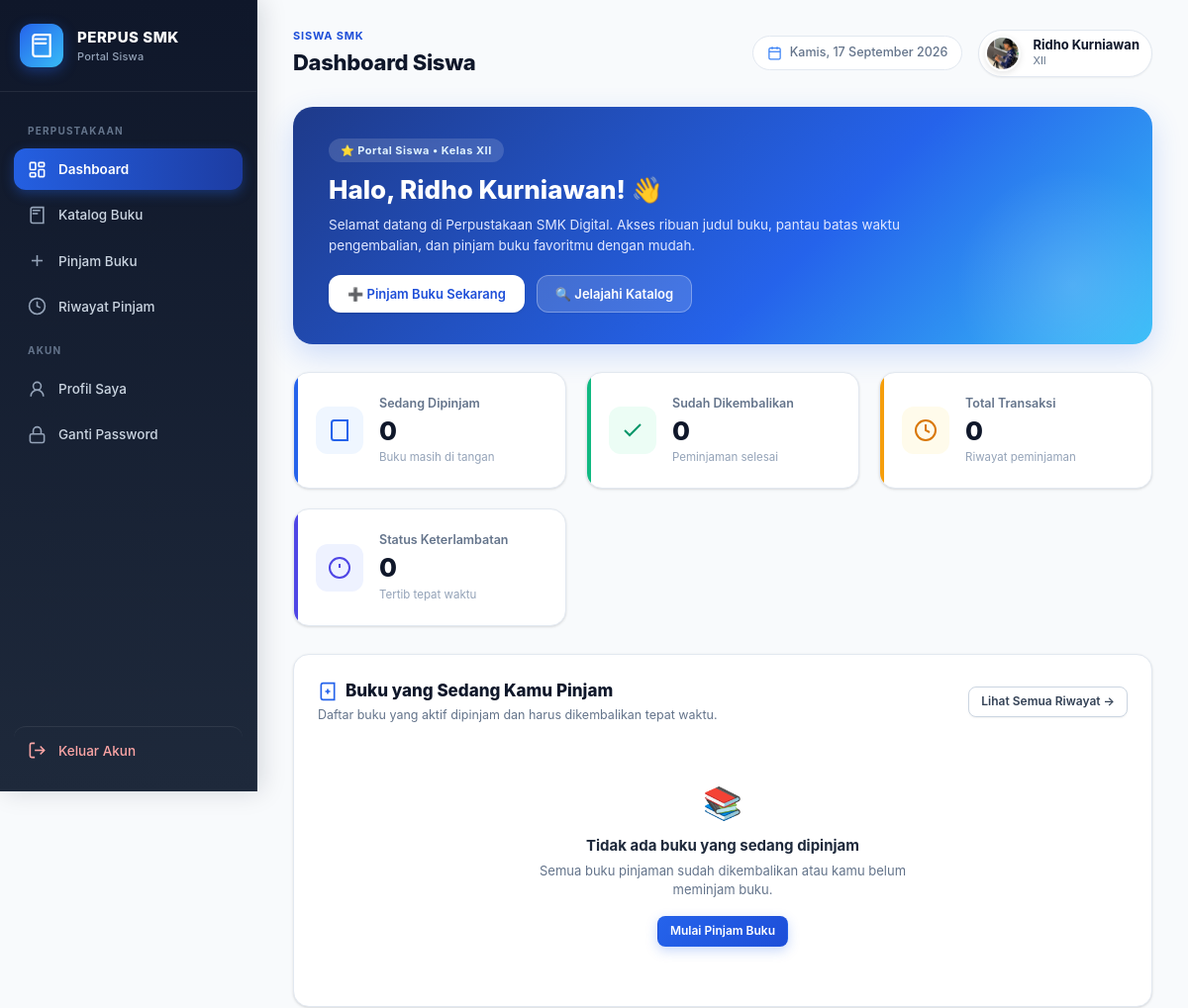
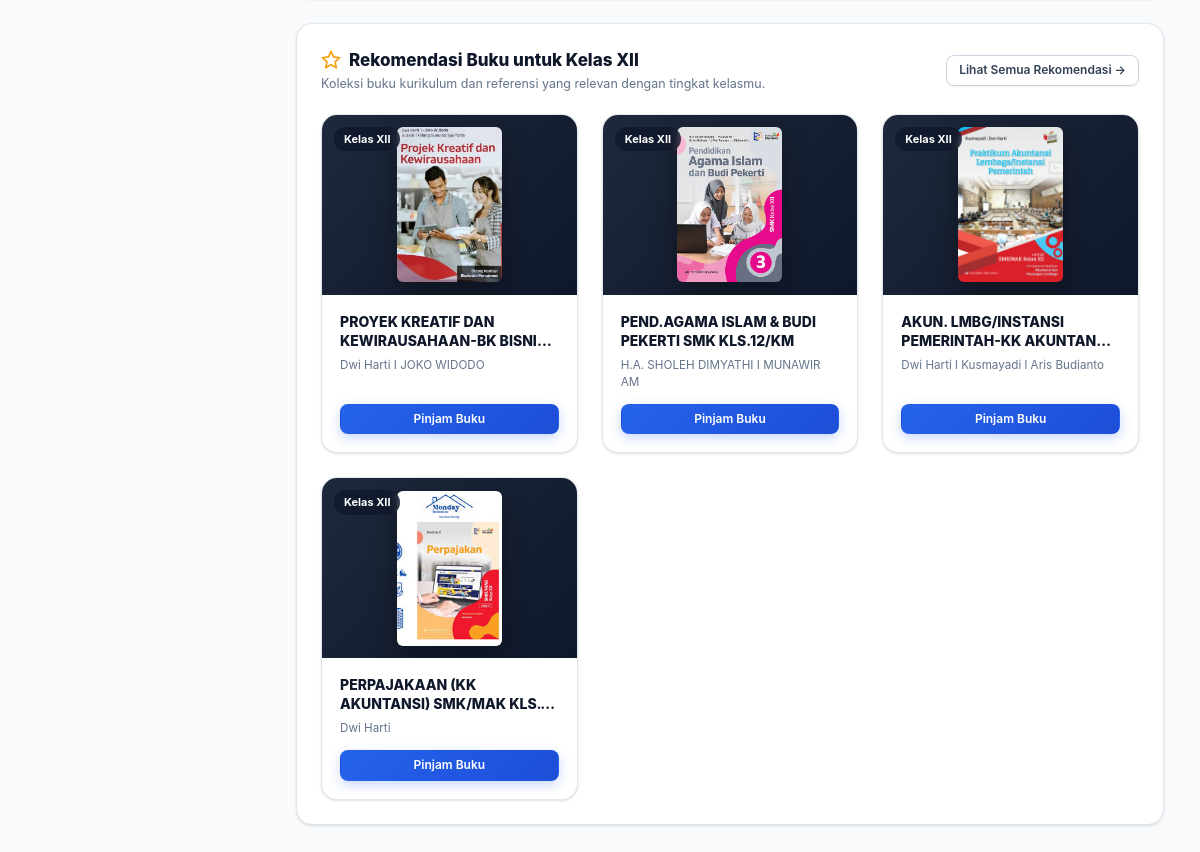
The page /siswa/dashboard.php (signed in) on the database its author committed (2 pictures, top to bottom).
### tables this page shows
CREATE TABLE `buku` (
  `id` int UNSIGNED NOT NULL,
  `nama_buku` varchar(200) NOT NULL,
  `kategori` varchar(50) NOT NULL DEFAULT 'Umum',
  `kelas` varchar(10) NOT NULL DEFAULT 'X',
  `mata_pelajaran` varchar(100) DEFAULT NULL,
  `jenis_buku` varchar(30) DEFAULT NULL,
  `rak` varchar(50) DEFAULT NULL,
  `nomor_rak` varchar(20) DEFAULT NULL,
  `penerbit` varchar(150) DEFAULT NULL,
  `pengarang` varchar(150) DEFAULT NULL,
  `tahun_perolehan` year DEFAULT NULL,
  `foto` varchar(255) DEFAULT NULL,
  `stok_total` int UNSIGNED NOT NULL DEFAULT '50',
  `stok_tersedia` int UNSIGNED NOT NULL DEFAULT '50',
  `created_at` timestamp NULL DEFAULT CURRENT_TIMESTAMP,
  `updated_at` timestamp NULL DEFAULT CURRENT_TIMESTAMP ON UPDATE CURRENT_TIMESTAMP
);

### includes/auth.php (called while the page is built, shortened)
<?php
function e($value): string {
    return htmlspecialchars((string)$value, ENT_QUOTES, 'UTF-8');
}

### siswa/dashboard.php (the view, shortened to what this page needs)
<?php
require_once '../config/database.php';
require_once '../includes/auth.php';
$id = (int)($_SESSION['user']['id'] ?? 0);
$nama = $_SESSION['user']['nama'] ?? 'Siswa';
$kelas = strtoupper(trim($_SESSION['user']['kelas'] ?? '-'));
function tingkatKelas($k) {
    $k = strtoupper(trim($k));
    if (str_starts_with($k, 'XII')) return 'XII';
    return '';
}
$tingkatUser = tingkatKelas($kelas);
$stmt = $pdo->prepare("SELECT COUNT(*) FROM peminjaman WHERE user_id = ?");
$stmt->execute([$id]);
$total = (int) $stmt->fetchColumn();
$stmt = $pdo->prepare("SELECT COUNT(*) FROM peminjaman WHERE user_id = ? AND status IN ('disetujui','dipinjam')");
$stmt->execute([$id]);
$aktif = (int) $stmt->fetchColumn();
$stmt = $pdo->prepare("SELECT COUNT(*) FROM peminjaman WHERE user_id = ? AND status = 'dikembalikan'");
$stmt->execute([$id]);
$kembali = (int) $stmt->fetchColumn();
$stmt = $pdo->prepare("
    SELECT p.*, b.foto AS foto_buku, b.rak, b.nomor_rak
    FROM peminjaman p
    LEFT JOIN buku b ON b.id = p.buku_id
    WHERE p.user_id = ? AND p.status IN ('disetujui','dipinjam')
    ORDER BY p.tanggal_rencana_kembali ASC
");
$stmt->execute([$id]);
$pinjamanBerjalan = $stmt->fetchAll(PDO::FETCH_ASSOC);
$terlambatCount = 0;
$stmtRekomendasi = $pdo->prepare("
    SELECT *
    FROM buku
    WHERE stok_tersedia > 0
      AND (kelas = ? OR kelas = ? OR kelas LIKE ?)
    ORDER BY id DESC
    LIMIT 4
");
$stmtRekomendasi->execute([
    $tingkatUser,
    $kelas,
    $tingkatUser . ' %'
]);
$rekomendasiBuku = $stmtRekomendasi->fetchAll(PDO::FETCH_ASSOC);
function cariCoverBuku($foto) {
    $nama = basename(trim($foto));
    $paths = [
        __DIR__ . '/../uploads/books/' . $nama => '../uploads/books/' . rawurlencode($nama),
        __DIR__ . '/../uploads/buku/' . $nama  => '../uploads/buku/' . rawurlencode($nama),
    ];
    foreach ($paths as $file => $url) {
        if (is_file($file)) return $url . '?v=' . filemtime($file);
    }
    return '';
}
include '../includes/header.php';
include '../includes/sidebar.php';
?>
<main class="main-content">
    <?php include '../includes/topbar.php'; ?>
    <div class="hero-banner">
        <div class="hero-content">
            <span class="hero-pill">
                ⭐ Portal Siswa &bull; Kelas <?= e($kelas) ?>
            </span>
            <h1>Halo, <?= e($nama) ?>! 👋</h1>
            <p>
                Selamat datang di Perpustakaan SMK Digital. Akses ribuan judul buku, pantau batas waktu pengembalian, dan pinjam buku favoritmu dengan mudah.
            </p>
            <div class="hero-actions">
                <a href="pinjam.php" class="btn btn-white">
                    ➕ Pinjam Buku Sekarang
                </a>
                <a href="buku.php" class="btn btn-secondary" style="background: rgba(255,255,255,0.15); color: #ffffff; border: 1px solid rgba(255,255,255,0.3);">
                    🔍 Jelajahi Katalog
                </a>
            </div>
        </div>
    </div>
    <div class="stat-grid">
        <div class="stat-card primary">
            <div class="stat-icon">
                <svg viewBox="0 0 24 24" fill="none" stroke="currentColor" stroke-width="2">
                    <path d="M4 19.5v-15A2.5 2.5 0 0 1 6.5 2H20v20H6.5a2.5 2.5 0 0 1-2.5-2.5Z"/>
                </svg>
            </div>
            <div class="stat-info">
                <span class="stat-label">Sedang Dipinjam</span>
                <strong class="stat-value"><?= $aktif ?></strong>
                <span class="stat-desc">Buku masih di tangan</span>
            </div>
        </div>
        <div class="stat-card emerald">
            <div class="stat-icon">
                <svg viewBox="0 0 24 24" fill="none" stroke="currentColor" stroke-width="2">
                    <polyline points="20 6 9 17 4 12"/>
                </svg>
            </div>
            <div class="stat-info">
                <span class="stat-label">Sudah Dikembalikan</span>
                <strong class="stat-value"><?= $kembali ?></strong>
                <span class="stat-desc">Peminjaman selesai</span>
            </div>
        </div>
        <div class="stat-card amber">
            <div class="stat-icon">
                <svg viewBox="0 0 24 24" fill="none" stroke="currentColor" stroke-width="2">
                    <circle cx="12" cy="12" r="10"/>
                    <polyline points="12 6 12 12 16 14"/>
                </svg>
            </div>
            <div class="stat-info">
                <span class="stat-label">Total Transaksi</span>
                <strong class="stat-value"><?= $total ?></strong>
                <span class="stat-desc">Riwayat peminjaman</span>
            </div>
        </div>
        <div class="stat-card <?= $terlambatCount > 0 ? 'rose' : 'indigo' ?>">
            <div class="stat-icon">
                <svg viewBox="0 0 24 24" fill="none" stroke="currentColor" stroke-width="2">
                    <circle cx="12" cy="12" r="10"/>
                    <line x1="12" y1="8" x2="12" y2="12"/>
                    <line x1="12" y1="16" x2="12.01" y2="16"/>
                </svg>
            </div>
            <div class="stat-info">
                <span class="stat-label">Status Keterlambatan</span>
                <strong class="stat-value"><?= $terlambatCount ?></strong>
                <span class="stat-desc"><?= $terlambatCount > 0 ? 'Buku lewat tempo' : 'Tertib tepat waktu' ?></span>
            </div>
        </div>
    </div>
    <div class="card">
        <div class="card-header">
            <div>
                <h3 class="card-title">
                    <svg width="20" height="20" viewBox="0 0 24 24" fill="none" stroke="var(--primary-600)" stroke-width="2">
                        <path d="M4 19.5v-15A2.5 2.5 0 0 1 6.5 2H20v20H6.5a2.5 2.5 0 0 1-2.5-2.5Z"/>
                        <path d="M12 9v6m-3-3h6"/>
                    </svg>
                    Buku yang Sedang Kamu Pinjam
                </h3>
                <p class="card-subtitle">Daftar buku yang aktif dipinjam dan harus dikembalikan tepat waktu.</p>
            </div>
            <a href="riwayat.php" class="btn btn-secondary btn-sm">
                Lihat Semua Riwayat &rarr;
            </a>
        </div>
        <?php if (!empty($pinjamanBerjalan)): ?>
            <div class="table-responsive">
                <table class="table">
                    <thead>
                        <tr>
                            <th>Buku Dipinjam</th>
                            <th>Tanggal Pinjam</th>
                            <th>Batas Pengembalian</th>
                            <th>Sisa Waktu</th>
                            <th>Status</th>
                        </tr>
                    </thead>
                    <tbody>
                        <?php foreach ($pinjamanBerjalan as $p): ?>
                            <?php $cover = cariCoverBuku($p['foto_buku'] ?? ''); ?>
                            <tr class="<?= !empty($p['is_terlambat']) ? 'baris-terlambat' : '' ?>">
                                <td>
                                    <div class="book-cell">
                                        <?php if ($cover !== ''): ?>
                                            <img src="<?= e($cover) ?>" class="book-thumb" alt="">
                                        <?php else: ?>
                                            <div style="width: 38px; height: 50px; border-radius: 4px; background: var(--primary-700); color: white; display: flex; align-items: center; justify-content: center; font-size: 10px; font-weight: 800; text-align: center; flex-shrink: 0;">
                                                Buku
                                            </div>
                                        <?php endif; ?>
                                        <div class="book-cell-info">
                                            <strong><?= e($p['nama_buku']) ?></strong>
                                            <small><?= (int)$p['jumlah'] ?> eksemplar &bull; Rak: <?= e($p['rak'] ?: 'Utama') ?></small>
                                        </div>
                                    </div>
                                </td>
                                <td>
                                    <strong><?= date('d M Y', strtotime($p['tanggal_pinjam'])) ?></strong>
                                    <br>
                                    <small style="color: var(--slate-400);"><?= e(substr($p['waktu_mulai'] ?? '00:00', 0, 5)) ?> WIB</small>
                                </td>
                                <td>
                                    <strong><?= date('d M Y', strtotime($p['tanggal_rencana_kembali'])) ?></strong>
                                    <br>
                                    <small style="color: var(--slate-400);"><?= e(substr($p['waktu_rencana_kembali'] ?? '15:00', 0, 5)) ?> WIB</small>
                                </td>
                                <td>
                                    <?php if (!empty($p['is_terlambat'])): ?>
                                        <span style="color: var(--rose-600); font-weight: 800;">
                                            ⚠️ Lewat <?= $p['selisih_hari'] ?> hari
                                        </span>
                                    <?php else: ?>
                                        <span style="color: var(--emerald-600); font-weight: 700;">
                                            <?= $p['sisa_hari'] == 0 ? 'Hari ini' : $p['sisa_hari'] . ' hari lagi' ?>
                                        </span>
                                    <?php endif; ?>
                                </td>
                                <td>
                                    <?php if (!empty($p['is_terlambat'])): ?>
                                        <span class="badge badge-terlambat">Terlambat</span>
                                    <?php else: ?>
                                        <span class="badge badge-<?= e($p['status']) ?>"><?= ucfirst(e($p['status'])) ?></span>
                                    <?php endif; ?>
                                </td>
                            </tr>
                        <?php endforeach; ?>
                    </tbody>
                </table>
            </div>
        <?php else: ?>
            <div style="text-align: center; padding: 36px 20px; color: var(--slate-500);">
                <div style="font-size: 32px; margin-bottom: 8px;">📚</div>
                <strong style="display: block; font-size: 15px; color: var(--slate-800); margin-bottom: 4px;">Tidak ada buku yang sedang dipinjam</strong>
                <p style="font-size: 13px; max-width: 400px; margin: 0 auto 16px;">Semua buku pinjaman sudah dikembalikan atau kamu belum meminjam buku.</p>
                <a href="pinjam.php" class="btn btn-primary btn-sm">Mulai Pinjam Buku</a>
            </div>
        <?php endif; ?>
    </div>
    <?php if (!empty($rekomendasiBuku)): ?>
        <div class="card">
            <div class="card-header">
                <div>
                    <h3 class="card-title">
                        <svg width="20" height="20" viewBox="0 0 24 24" fill="none" stroke="var(--amber-500)" stroke-width="2">
                            <polygon points="12 2 15.09 8.26 22 9.27 17 14.14 18.18 21.02 12 17.77 5.82 21.02 7 14.14 2 9.27 8.91 8.26 12 2"></polygon>
                        </svg>
                        Rekomendasi Buku untuk Kelas <?= e($kelas) ?>
                    </h3>
                    <p class="card-subtitle">Koleksi buku kurikulum dan referensi yang relevan dengan tingkat kelasmu.</p>
                </div>
                <a href="buku.php?kelas=sesuai" class="btn btn-secondary btn-sm">
                    Lihat Semua Rekomendasi &rarr;
                </a>
            </div>
            <div class="catalog-grid" style="grid-template-columns: repeat(auto-fit, minmax(220px, 1fr)); margin-bottom: 0;">
                <?php foreach ($rekomendasiBuku as $rek): ?>
                    <?php $cover = cariCoverBuku($rek['foto'] ?? ''); ?>
                    <div class="book-card">
                        <div class="book-card-media" style="height: 180px;">
                            <?php if ($cover !== ''): ?>
                                <img src="<?= e($cover) ?>" class="book-card-cover" style="width: 105px; height: 155px;" alt="">
                            <?php endif; ?>
                            <span class="book-card-badge">Kelas <?= e($rek['kelas']) ?></span>
                        </div>
                        <div class="book-card-body">
                            <h4 class="book-title" style="font-size: 14px;" title="<?= e($rek['nama_buku']) ?>">
                                <?= e($rek['nama_buku']) ?>
                            </h4>
                            <small style="color: var(--slate-500); margin-bottom: 12px; display: block;">
                                <?= e($rek['pengarang'] ?: 'Perpustakaan SMK') ?>
                            </small>
                            <a href="pinjam.php?buku_id=<?= (int)$rek['id'] ?>" class="btn btn-primary btn-sm" style="width: 100%; margin-top: auto;">
                                Pinjam Buku
                            </a>
                        </div>
                    </div>
                <?php endforeach; ?>
            </div>
        </div>
    <?php endif; ?>
</main>
<?php include '../includes/footer.php'; ?>

### rows shown on the page
buku: foto (picture), kelas "XII", nama_buku "PROYEK KREATIF DAN KEWIRAUSAHAAN-BK…", pengarang "Dwi Harti I JOKO WIDODO"
buku: foto (picture), kelas "XII", nama_buku "PEND.AGAMA ISLAM & BUDI PEKERTI SMK KLS.12/KM", pengarang "H.A. SHOLEH DIMYATHI I MUNAWIR AM"
buku: foto (picture), kelas "XII", nama_buku "AKUN. LMBG/INSTANSI PEMERINTAH-KK…", pengarang "Dwi Harti l Kusmayadi l Aris Budianto"
buku: foto (picture), kelas "XII", nama_buku "PERPAJAKAAN (KK AKUNTANSI) SMK/MAK…", pengarang "Dwi Harti"

### other values the page prints
$page_title "Dashboard Siswa"
$_SESSION['user']['nama'] "Ridho Kurniawan"
$_SESSION['user']['kelas'] "XII"
$kelas "XII"
$nama "Ridho Kurniawan"
$aktif "0"
$kembali "0"
$total "0"
$terlambatCount "0"
